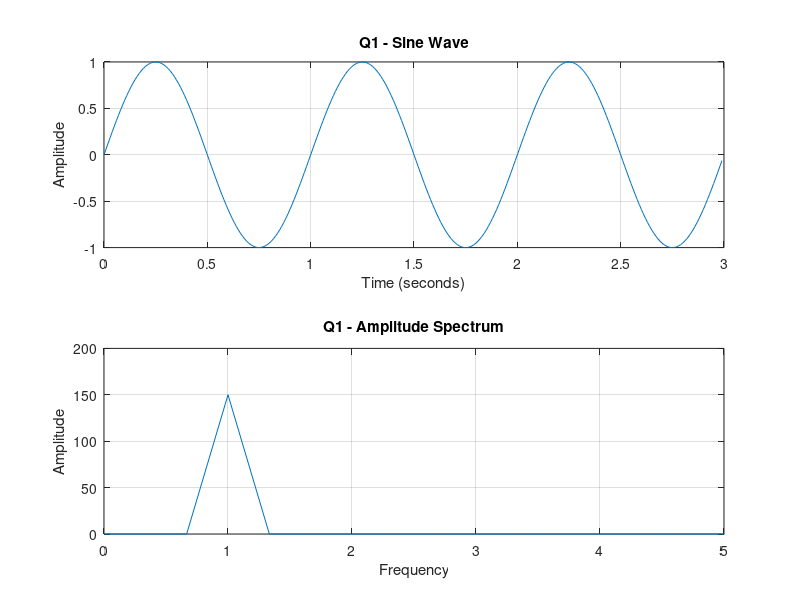
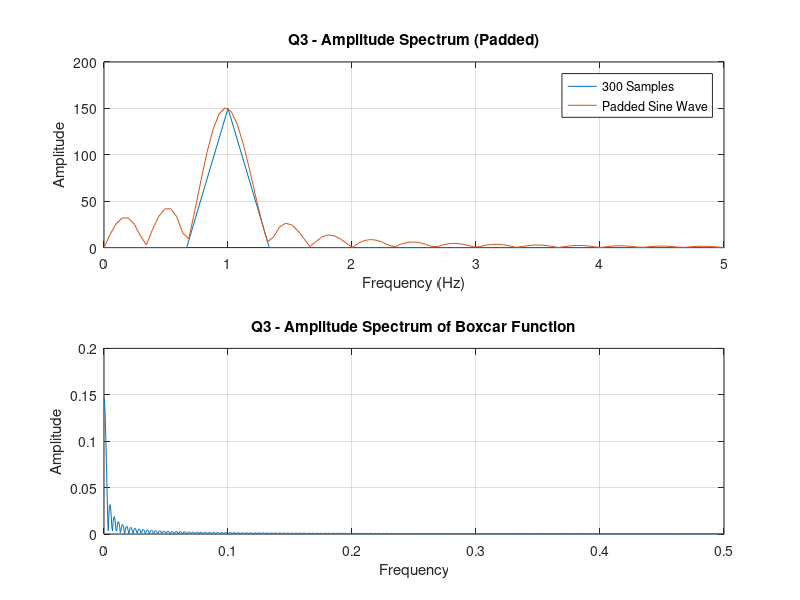
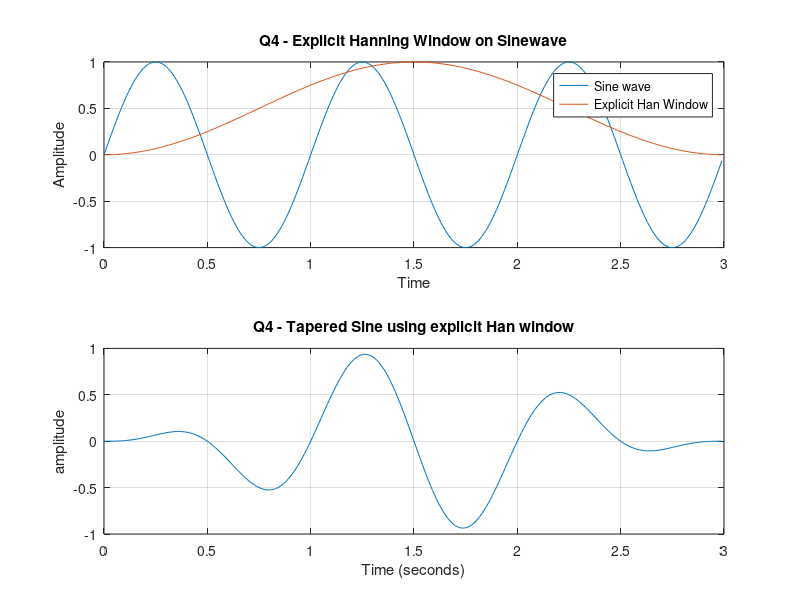
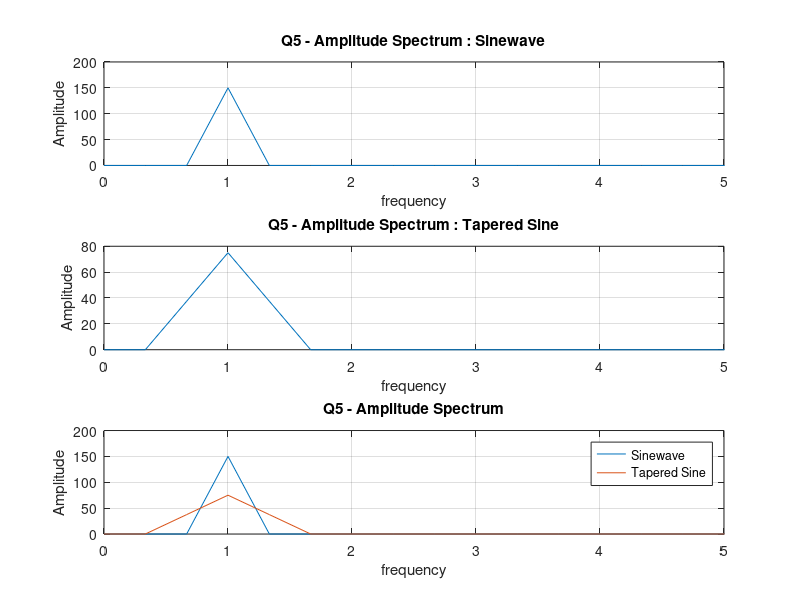

These charts were generated, in order, by the following MATLAB code:
%


% Question 1 i 

% Create a vector of 300 time samples with a sample interval of 0.01 seconds and use this to
% calculate a sine wave with a period of 1 second. Calculate the FFT
% of the sine wave and plot its amplitude against frequency. Use the xlim([0 5])
% command to zoom in on frequencies between 0 and 5 Hz. Use this as a "base map" onto which
% to plot other spectra you calculate.

% Define parameters
Q1_sample_interval = 0.01; % 0.01 seconds per sample
Q1_total_samples = 300; % 300 samples
Q1_frequency = 1; % Frequency of the sine wave in Hz
Q1_amplitude = 1;

% Create a vector of time samples
Q1_time = 0:Q1_sample_interval:(Q1_total_samples-1)*Q1_sample_interval;
% from 0 to (300-1) * 0.01 with an inteval of whatever the sample
% interval is

% Calculate the sine wave
Q1_sine_wave = Q1_amplitude * sin(2 * pi * Q1_frequency * Q1_time);

% Plot the sine wave
figure();
subplot(2,1,1);
plot(Q1_time, Q1_sine_wave);
title('Q1 - Sine Wave');
xlabel('Time (seconds)');
ylabel('Amplitude');
grid on;


% FFT of sine wave
Q1_Transform_SineWave = fft(Q1_sine_wave);
% Amplitude spectrum or Abs value of FT
Q1_Amp_Spec_SineWave = abs(Q1_Transform_SineWave);

% Frequency dimension
Q1_sampling_rate = 1 / Q1_sample_interval; % 1/0.01s = 100 Hz
Q1_frequencies = (0:(Q1_total_samples-1)) * (Q1_sampling_rate / Q1_total_samples);
% where (0:(total_samples-1)) is a vector from start to end. 
% and :  * (sampling_rate / total_samples) , is scaling the vector by the
% ratio of sampling_rate/total_samples , this is 100Hz/300 samples , which
% is essentially 1Hz/3samples

subplot(2,1,2);
plot(Q1_frequencies,Q1_Amp_Spec_SineWave,'DisplayName','300 Samples');
title('Q1 - Amplitude Spectrum');
xlabel('Frequency');
ylabel('Amplitude');
xlim([0 5]); % zooming in on frequencies between 0Hz and 5Hz
grid on;

%%

% Question 1ii

% Calculate and plot the amplitude of the FFT of the first 275
% samples of the sine wave. Explain why it differs from the 
% amplitude spectrum of the 300-sample sine wave, perhaps with
% the help of a sketch in the time domain. 
% (Note: Be sure to look at the width as well as the height 
% of the 1 Hz peak)

Q2_sample_interval = 0.01; % 0.01 seconds per sample
Q2_total_samples = 300; % 300 samples
Q2_frequency = 1; % Frequency of the sine wave in Hz
Q2_amplitude = 1;

% Create a vector of time samples
Q2_time = 0:Q2_sample_interval:(Q2_total_samples-1)*Q2_sample_interval;

Q2_sine_wave = Q2_amplitude * sin(2 * pi * Q2_frequency * Q2_time);
Q2_FFT_SineWave = fft(Q2_sine_wave);
Q2_Amp_Spec_SineWave = abs(Q2_FFT_SineWave);

% FFT of the first 275 samples
Q2_subset_sine_wave = Q2_sine_wave(1:275);
Q2_Transform_Subset_SineWave = fft(Q2_subset_sine_wave);
Q2_Amp_Spec_Subset_SineWave = abs(Q2_Transform_Subset_SineWave);

% Frequency dimension for the subset
Q2_sampling_rate = 1 / Q2_sample_interval;
Q2_frequencies_subset = (0:(length(Q2_subset_sine_wave)-1)) * (Q2_sampling_rate / length(Q2_subset_sine_wave));

Q2_sampling_rate = 1 / Q2_sample_interval; % 1/0.01s = 100 Hz
Q2_frequencies = (0:(Q2_total_samples-1)) * (Q2_sampling_rate / Q2_total_samples);

% Hold on to overlay the plots
figure();
plot(Q2_frequencies,Q2_Amp_Spec_SineWave,'DisplayName','300 Samples');
title('Q2 - Amplitude Spectrum');
xlabel('Frequency');
ylabel('Amplitude');
xlim([0 5]); % zooming in on frequencies between 0Hz and 5Hz
grid on;
hold on;

% Plotting Amplitude Spectrum of the first 275 samples
plot(Q2_frequencies_subset, Q2_Amp_Spec_Subset_SineWave, 'DisplayName','275 Samples');
title('Q2 - Amplitude Spectrum (With Subset)');
xlabel('Frequency (Hz)');
ylabel('Amplitude');
xlim([0 5]); % Zoom in on frequencies between 0Hz and 5Hz
legend();

% Release hold
hold off;


%%


% Question 1 iii


% Pad the 300-sample sine wave with 1748 zeros and plot the
% amplitude of the FFT against frequency on the plot. 
% Can you explain what you see? – It may help to 
% look at the amplitude spectrum of a boxcar function with 
% 2048 samples of which the first 300 are set to one and the 
% remainder to zero

Q3_sample_interval = 0.01; % 0.01 seconds per sample
Q3_total_samples = 300; % 300 samples
Q3_frequency = 1; % Frequency of the sine wave in Hz
Q3_amplitude = 1;
Q3_time = 0:Q3_sample_interval:(Q3_total_samples-1)*Q3_sample_interval;

%Sine wave and amplitude spec
Q3_sine_wave = Q3_amplitude * sin(2 * pi * Q3_frequency * Q3_time);
Q3_FFT_SineWave = fft(Q3_sine_wave);
Q3_Amp_Spec_SineWave = abs(Q3_FFT_SineWave);


% Pad the 300-sample sine wave with 1748 zeros
Q3_padded_sine_wave = [Q3_sine_wave, zeros(1, 1748)];

% FFT of the padded sine wave
Q3_Transform_Padded_SineWave = fft(Q3_padded_sine_wave);
Q3_Amp_Spec_Padded_SineWave = abs(Q3_Transform_Padded_SineWave);

Q3_sampling_rate = 1 / Q3_sample_interval; % 1/0.01s = 100 Hz

Q3_frequencies = (0:(Q3_total_samples-1)) * (Q3_sampling_rate / Q3_total_samples);

% Frequency dimension for the padded signal
Q3_total_samples_padded = length(Q3_padded_sine_wave);
Q3_frequencies_padded = (0:(Q3_total_samples_padded-1)) * (Q3_sampling_rate / Q3_total_samples_padded);

% Origional 300 Sample 

subplot(2,1,1);
plot(Q3_frequencies,Q3_Amp_Spec_SineWave,'DisplayName','300 Samples');
title('Amplitude Spectrum');
xlabel('Frequency');
ylabel('Amplitude');
xlim([0 5]); % zooming in on frequencies between 0Hz and 5Hz
grid on;

hold on;

% Plotting Amplitude Spectrum of the padded sine wave
plot(Q3_frequencies_padded, Q3_Amp_Spec_Padded_SineWave, 'DisplayName', 'Padded Sine Wave');
title('Q3 - Amplitude Spectrum (Padded)');
xlabel('Frequency (Hz)');
ylabel('Amplitude');
grid on;
legend;

hold off;

% Boxcar Parameters
Q3_total_samples = 2048;
Q3_boxcar_length = 300;

% Generate the boxcar function
Q3_boxcar = [ones(1, Q3_boxcar_length), zeros(1, Q3_total_samples - Q3_boxcar_length)];

% Compute the discrete Fourier transform (DFT)
Q3_FT_boxcar = fft(Q3_boxcar);

% Compute the amplitude spectrum
Q3_Boxcar_amp_spec = abs(Q3_FT_boxcar) / Q3_total_samples;

% Frequency axis
Q3_sampling_rate = 1; % Unit sampling rate (arbitrary for this example)
Q3_boxcar_frequencies = (0:Q3_total_samples-1) * Q3_sampling_rate / Q3_total_samples;

% Plot the amplitude spectrum
subplot(2,1,2);
plot(Q3_boxcar_frequencies, Q3_Boxcar_amp_spec);
title('Q3 - Amplitude Spectrum of Boxcar Function');
xlabel('Frequency');
ylabel('Amplitude');
xlim([0, 0.5]); % Limit the x-axis to the positive frequencies (Nyquist limit)
grid on;



%%


% Question 1 iv



% Hanning taper is 1 cycle of a cosine function to which 
% 1 has been added before dividing by two. Calculate a 
% 300-sample Hanning taper with the command scipy.signal. 
% hanning(300). In the time domain, plot the sine wave, 
% the Hanning taper and their product.


% Define parameters
Q4_sample_interval = 0.01;
Q4_total_samples = 300;
Q4_frequency = 1; 
Q4_amplitude = 1;

Q4_time = 0:Q4_sample_interval:(Q4_total_samples-1)*Q4_sample_interval;

% The Sine wave
Q4_sine_wave = Q4_amplitude * sin(2 * pi * Q4_frequency * Q4_time);

% This one actually works for some reason while the hanning function
% produces a weird looking product. I just recreated the Hanning window
% explicitly. This is what  I use for the rest of the Homework.

% Hanning Window
Q4_hanning_freq = 1/3;
Q4_Hanning_win = (1-cos(2*pi*Q4_hanning_freq*Q4_time)) ./2;

% Plot the sine wave
figure();
subplot(2,1,1);
plot(Q4_time, Q4_sine_wave,'DisplayName','Sine wave');
title('Q4 - Sine Wave');
xlabel(' ');
ylabel('Amplitude');
grid on;
hold on;

% Hanning Window
subplot(2,1,1);
plot(Q4_time,Q4_Hanning_win,'DisplayName','Explicit Han Window');
title('Q4 - Explicit Hanning Window on Sinewave');
xlabel('Time');
ylabel('Amplitude');
legend();
grid on;
hold off;

Q4_Hanning_Sine = Q4_sine_wave .* Q4_Hanning_win;

subplot(2,1,2);
plot(Q4_time,Q4_Hanning_Sine);
title('Q4 - Tapered Sine using explicit Han window');
xlabel('Time (seconds)');
ylabel('amplitude');
grid on;



%%


% Question 1 V

% Define parameters
Q5_sample_interval = 0.01;
Q5_total_samples = 300;
Q5_frequency = 1; 
Q5_amplitude = 1;
Q5_time = 0:Q5_sample_interval:(Q5_total_samples-1)*Q5_sample_interval;

Q5_sampling_rate = 1 / Q5_sample_interval; % 1/0.01s = 100 Hz
Q5_frequencies = (0:(Q5_total_samples-1)) * (Q5_sampling_rate / Q5_total_samples);

% Sine wave
Q5_sine_wave = Q5_amplitude * sin(2 * pi * Q5_frequency * Q5_time);

% FFT of sine wave
Q5_Transform_SineWave = fft(Q5_sine_wave);

% Amplitude spectrum or Abs value of FT
Q5_Amp_Spec_SineWave = abs(Q5_Transform_SineWave);


% Making the Tapered Sine wave 

% Hanning Window
Q5_hanning_freq = 1/3;
Q5_Hanning_win = (1-cos(2*pi*Q5_hanning_freq*Q5_time)) ./2;

% Tapered Sine wave
Q5_Hanning_Sine = Q5_sine_wave .* Q5_Hanning_win;
Q5_FT_Hanning_Sine = fft(Q5_Hanning_Sine);
Q5_Amp_Spec_Hanning_Sine = abs(Q5_FT_Hanning_Sine);

% Plot the amplitude spectra of the tapered 300-sample sine wave. 
% How does it compare with the spectrum of the untapered sine wave?

% Plotting top and bottom
figure();
subplot(3,1,1);
plot(Q5_frequencies,Q5_Amp_Spec_SineWave);
title('Q5 - Amplitude Spectrum : Sinewave');
xlabel('frequency');
ylabel('Amplitude');
xlim([0 5])
grid on;

subplot(3,1,2);
plot(Q5_frequencies,Q5_Amp_Spec_Hanning_Sine);
title('Q5 - Amplitude Spectrum : Tapered Sine')
xlabel('frequency');
ylabel('Amplitude');
xlim([0 5])
grid on;


% One on the other
subplot(3,1,3);
plot(Q5_frequencies,Q5_Amp_Spec_SineWave,'DisplayName','Sinewave');
title('Q5 - Amplitude Spectrum : Sinewave');
xlabel('frequency');
ylabel('Amplitude');
xlim([0 5])
grid on;
hold on;

plot(Q5_frequencies,Q5_Amp_Spec_Hanning_Sine,'Display','Tapered Sine');
title('Q5 - Amplitude Spectrum')
xlabel('frequency');
ylabel('Amplitude');
xlim([0 5])
grid on;
legend();
hold off;


%%
 
% Question 1 vi

% Amplitude spectrum of Taper
% Amp Spec of Sine wave is already done earlier
% Define parameters
Q6_sample_interval = 0.01;
Q6_total_samples = 300;
Q6_sampling_rate = 1 / Q6_sample_interval;
Q6_time = 0:Q6_sample_interval:(Q6_total_samples-1)*Q6_sample_interval;
Q6_frequencies = (0:(Q6_total_samples-1)) * (Q6_sampling_rate / Q6_total_samples);

% Hanning Window
Q6_hanning_freq = 1/3;
Q6_Hanning_win = (1-cos(2*pi*Q6_hanning_freq*Q6_time)) ./2;

% amplitude spectrum calculation
Q6_FT_Han_win = fft(Q6_Hanning_win);
Q6_Amp_Spec_Han_Win = abs(Q6_FT_Han_win);


% Hanning Window
figure();
plot(Q6_frequencies,Q6_Amp_Spec_Han_Win,'DisplayName','Han Window');
title('Q6 - Amplitude Spectrum : Hann Window');
xlabel('Frequency');
ylabel('Amplitude');
legend();
xlim([0 5]);
grid on;
hold off;


%%


% Question vii



% Plot the amplitude spectra of first 275 samples of sine 
% wave after tapering with a 275-sample Hanning window. 
% How does it compare with the spectrum of the untapered 275-sample
% sine wave?

% Define parameters
Q7_sample_interval = 0.01;
Q7_total_samples = 300;
Q7_frequency = 1; 
Q7_amplitude = 1;
Q7_time = 0:Q7_sample_interval:(Q7_total_samples-1)*Q7_sample_interval;
Q7_sampling_rate = 1 / Q7_sample_interval; % 1/0.01s = 100 Hz

%sine wave
Q7_sine_wave = Q7_amplitude * sin(2 * pi * Q7_frequency * Q7_time);

Q7_subset_sine_wave = Q7_sine_wave(1:275);

%Q7_frequencies = (0:(Q7_total_samples-1)) * (Q7_sampling_rate / Q7_total_samples);
Q7_frequencies_subset = (0:(length(Q7_subset_sine_wave)-1)) * (Q7_sampling_rate / length(Q7_subset_sine_wave));

% Hanning Window
Q7_hanning_freq = 1/3;
Q7_Hanning_win = (1-cos(2*pi*Q7_hanning_freq*Q7_time)) ./2;

Q7_Subset_Han_Win = Q7_Hanning_win(1:275);

% Tapered Sine

Q7_Sub_Tapered_Sine = Q7_subset_sine_wave .* Q7_Subset_Han_Win ;

% Creating the Amplitude Spectrum of the Tapered Sine
Q7_FT2_Tapered_Sine = fft(Q7_Sub_Tapered_Sine);
Q7_AS_Tapered_Sine = abs(Q7_FT2_Tapered_Sine);

%Creating the Amplitude spectrum of the Subset Sine
Q7_FT_Subset_SineWave = fft(Q7_subset_sine_wave);
Q7_Amp_Spec_Subset_SineWave = abs(Q7_FT_Subset_SineWave);



%plotting Amp Specturm of Tapered sine with 275 samples
figure();
plot(Q7_frequencies_subset,Q7_AS_Tapered_Sine,'DisplayName','Tapered Sine');
xlim([0 5]);
hold on;

% Plotting Amplitude Spectrum of the first 275 samples
plot(Q7_frequencies_subset, Q7_Amp_Spec_Subset_SineWave, 'DisplayName','Untapered Sine');
title('Q7 - Amplitude Spectrum : Subset 275 samples');
xlabel('Frequency (Hz)');
ylabel('Amplitude');
xlim([0 5]); % Zoom in on frequencies between 0Hz and 5Hz
legend();
hold off;

%%


% Question 1 viii



% Finally, taper the 300-sample sine wave with the 300-sample 
% Hanning window, pad with 1748 zeros and plot the amplitude 
% spectra. What is the effect of padding with zeros?

% Parametes
Q8_sample_interval = 0.01; 
Q8_total_samples = 300; 
Q8_frequency = 1; 
Q8_amplitude = 1;
Q8_sampling_rate = 1 / Q8_sample_interval;
Q8_time = 0:Q8_sample_interval:(Q8_total_samples-1)*Q8_sample_interval;
Q8_frequencies = (0:(Q8_total_samples-1)) * (Q8_sampling_rate / Q8_total_samples);

% Sine wave
Q8_sine_wave = Q8_amplitude * sin(2 * pi * Q8_frequency * Q8_time);
% hanning window
Q8_hanning_freq = 1/3;
Q8_Taper = (1-cos(2*pi*Q8_hanning_freq*Q8_time)) ./2;


% Unpadded Tapered Sine
Another_Tapered_Sine = Q8_sine_wave .* Q8_Taper;

% Padded Taper
Another_Padded_Taper = [Another_Tapered_Sine,  zeros(1,1748)];

% Amp Spec of Unpadded Tapered Sine
Q8_Amp_Spec_Another_Tapered_Sine = abs(fft(Another_Tapered_Sine));



% Padding the Tapered Sine
A_Very_Long_Name_For_Another_Tapered_Sine_With_Zeroes_This_Time = [Another_Tapered_Sine, zeros(1,1748)];

% Amplitude Spectrum of Padded Tapered Sine
FFT_AVLNFATSWZTT = fft(A_Very_Long_Name_For_Another_Tapered_Sine_With_Zeroes_This_Time);
Amp_Spec_AVLNFATSWZTT = abs(FFT_AVLNFATSWZTT);


% Padded Time domain
Q8_Total_samples_padded = length(Another_Padded_Taper);
Q8_time_padded = 0:Q8_sample_interval:(Q8_Total_samples_padded-1)*Q8_sample_interval;

% Frequency dimension for the padded signal
Q8_total_samples_padded = length(A_Very_Long_Name_For_Another_Tapered_Sine_With_Zeroes_This_Time);
Q8_frequencies_padded = (0:(Q8_total_samples_padded-1)) * (1 / (Q8_sample_interval * Q8_total_samples_padded));



% Time Domain of both padded and unpadded sines
%Tapered
figure();
subplot(2,1,1);
plot(Q8_time,Another_Tapered_Sine,'DisplayName','Tapered Sine')
title('Q8 - Amp. Spec. of Another Time Tapered Sine. 1-5 Hz')
%xlabel('Time (seconds)');
%ylabel('Magnitude');
xlim([0 5]);
grid on;

% Padded and tapered
subplot(2,1,2);
plot(Q8_time_padded, A_Very_Long_Name_For_Another_Tapered_Sine_With_Zeroes_This_Time,'DisplayName','Padded Tapered Sine');
title('Q8 - Another Tapered Sine wave, this time padded with zeros. 1-5Hz');
xlabel('Time (seconds)');
ylabel('Magnitude');
xlim([0 5]);
grid on;

% Amplitude Spectrum of Both padded and unpadded tapered sines
%unpadded
figure();
subplot(3,1,1);
plot(Q8_frequencies,Q8_Amp_Spec_Another_Tapered_Sine,'DisplayName','Tapered Sine')
title('Q8 - Amp. Spec. of Another Tapered Sine. Whole Window')
%xlabel('Time (seconds)');
%ylabel('Amplitude');
grid on;

%Padded
subplot(3,1,2);
plot(Q8_frequencies_padded, Amp_Spec_AVLNFATSWZTT,'DisplayName','Padded Tapered Sine');
title('Q8 - Amp. spec. Tapered Sine wave, padded zeros. Whole Window');
%('Frequency (Hz)');
ylabel('Amplitude');
grid on;

% Closer look at both
subplot(3,1,3);
plot(Q8_frequencies,Q8_Amp_Spec_Another_Tapered_Sine,'DisplayName','Tapered Sine')
%xlabel('Frequency (Hz)');
%ylabel('Amplitude');
xlim([0 2]);
grid on;
hold on;

%Padded
plot(Q8_frequencies_padded, Amp_Spec_AVLNFATSWZTT,'DisplayName','Padded Tapered Sine');
title('Q8 - Closer look at both, together');
xlabel('Frequency (Hz)');
%ylabel('Amplitude');
xlim([0 2]);
grid on;
hold on;


%%


% Question 1 i 

% Create a vector of 300 time samples with a sample interval of 0.01 
% seconds and use this to calculate a sine wave with a period of 1 second. 
% Calculate the FFT (see notes below for useful links) of the sine wave 
% and plot its amplitude against frequency. Use the xlim([0 5])
% command to zoom in on frequencies between 0 and 5 Hz. Use this as a 
% "base map" onto which to plot other spectra you calculate

% Write up

% n / A


% Question 1 ii

% Calculate and plot the amplitude of the FFT of the first 275 samples 
% of the sine wave. Explain why it differs from the amplitude spectrum of 
% the 300-sample sine wave, perhaps with the help of a sketch in the time 
% domain. (Note: Be sure to look at the width as well as the height
% of the 1 Hz peak)

% Write up

% As we have seen before, there is an inverse relationship between the size 
% of the window in the time domain and the width of the amplitude spectum.
% So, when we compare the amplitude spectum between the 300 samples vs 275
% samples, the spectrum of 300 samples makes a more narrow spectrum, and
% the 275 samples makes a more wide spectrum. This follows the uncertaintly
% principle, the closer we look, the less accurate we can really see. The
% smaller the window, the less accurate or certain we can be of the
% frequencies that make it up.


% Question 1 iii

% Pad the 300-sample sine wave with 1748 zeros and plot the amplitude of 
% the FFT against frequency on the plot. Can you explain what you see? 
% – It may help to look at the amplitude spectrum of a boxcar function 
% with 2048 samples of which the first 300 are set to one and the remainder 
% to zero.

% Write Up

% Padding with zeros makes the window a bit wider and curved, also not
% reachin all the way down to 0 amplitude on the main lobe. Now many side
% lobes are present, decaying towards zero with increasing frequency. This
% is because we have increased are window in the time domain by a huge
% amount, even though all zeros, zero is still data. Frequency data arises
% in places where we are fairly certain we shouldn't see ferquency.


% Question 1 iv

% Hanning taper is 1 cycle of a cosine function to which 1 has been added 
% before dividing by two. Calculate a 300-sample Hanning taper with the
% command scipy.signal.hanning(300). In the time domain, plot the sine 
% wave, the Hanning taper and their product.

% write up

% n/a


% Question 1 v

% Plot the amplitude spectra of the tapered 300-sample sine wave. 
% How does it compare with the spectrum of the untapered sine wave?

% write up

% The tapered sine wave is now shorter in amplitude as well as a much wider
% range of frequencies. This makes sense , because as we saw in question 4,
% the tapered sine wave has a less uniform wave, comprised of longer and
% shorter frequency wavelengths, that comprise smaller weights of the whole
% function than the fewer, if only one frequency that comprises the
% untapered sine wave.


% Question 1 vi

% Plot the amplitude spectra of the Hanning window and use it to explain 
% what you see in part 5. It is also interesting to use the semilogy 
% command to make the y-axis logarithmic.

% write up

% The hann window's amplitude spectrum is symmetric about 0, but ignoring
% the negative amplitudes, we can see that the amplitude spectrum is a
% fairly shapr spike, from 150, down to 0 over a range of frequencies 0 to
% approximately 0.667 Hz.


% Question 1 vii

% Plot the amplitude spectra of first 275 samples of sine wave after 
% tapering with a 275-sample Hanning window. How does it compare with the 
% spectrum of the untapered 275-sample sine wave?

% write up

% Both are less narrow because they are the spectrum over a smaller time
% interval, so their spikes will be more wide. The Taper is shorter, as we
% saw in the last question and the amplitude at either corner frequency is
% smaller than that of the untapered sine.


% Question 1 viii

% Finally, taper the 300-sample sine wave with the 300-sample Hanning 
% window, pad with 1748 zeros and plot the amplitude spectra. 
% What is the effect of padding with zeros?

% write up

% When we pad with zeros, in the time domain, we get a main lobe and side 
% lobes that decay to zero as frequency increases, looking at the whole
% spectrum, we see similar spikes near zero and near 100, and they are 
% identicle between the unpadded and padded tapered function. However a
% closer inspection shoes us they are not excatly the same. Both padded and
% unpadded functions contain nearly the same wavelenths, except the padded
% function has a larger window, creating some increased ambiguity in
% exactly what frequencies gather amplitude in the frequency domain.

